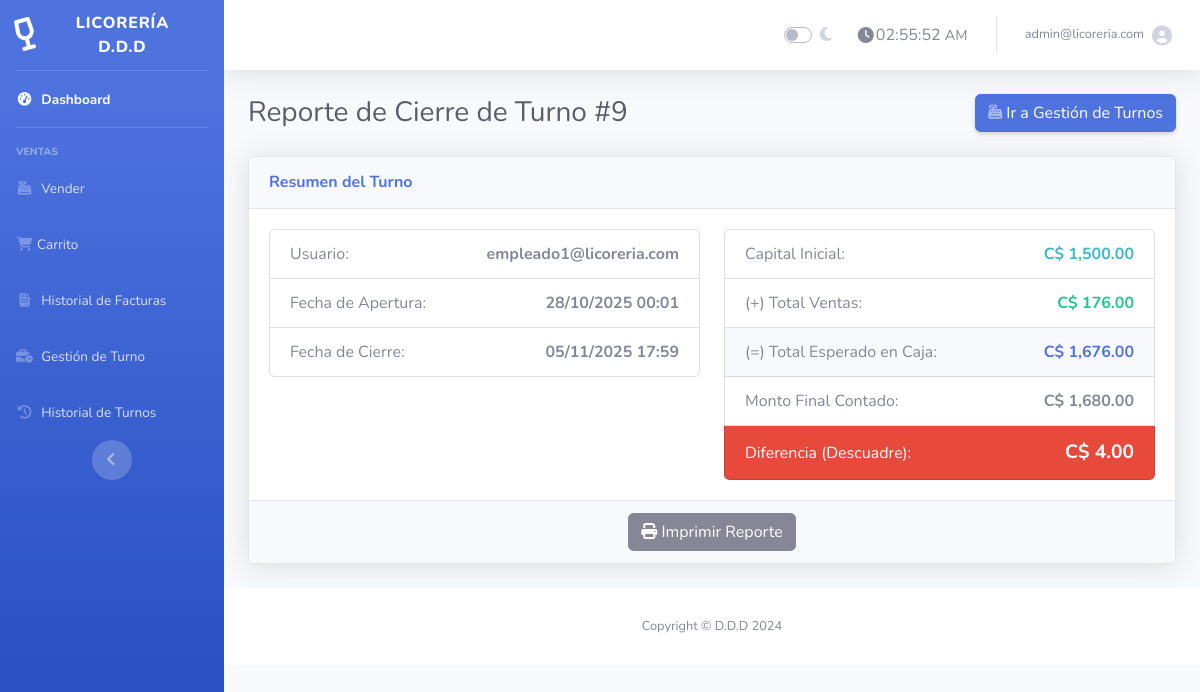
Page /reporte_turno.php?id=9 (signed in) on the committed database.
### tables this page shows
CREATE TABLE `turnos_caja` (
  `id` int(11) NOT NULL AUTO_INCREMENT,
  `usuario_id` int(11) NOT NULL,
  `capital_inicial` decimal(10,2) NOT NULL,
  `total_ventas_calculado` decimal(10,2) DEFAULT NULL,
  `monto_final_real` decimal(10,2) DEFAULT NULL,
  `diferencia` decimal(10,2) DEFAULT NULL,
  `fecha_apertura` datetime NOT NULL DEFAULT current_timestamp(),
  `fecha_cierre` datetime DEFAULT NULL,
  `estado` enum('abierto','cerrado') NOT NULL DEFAULT 'abierto',
  PRIMARY KEY (`id`),
  KEY `usuario_id` (`usuario_id`),
  CONSTRAINT `turnos_caja_ibfk_1` FOREIGN KEY (`usuario_id`) REFERENCES `usuarios` (`id`) ON DELETE NO ACTION ON UPDATE CASCADE
);

CREATE TABLE `usuarios` (
  `id` int(11) NOT NULL AUTO_INCREMENT,
  `nombre` varchar(100) NOT NULL,
  `email` varchar(100) NOT NULL,
  `password` varchar(255) NOT NULL,
  `rol` enum('admin','empleado') DEFAULT 'empleado',
  `creado_en` timestamp NOT NULL DEFAULT current_timestamp(),
  PRIMARY KEY (`id`),
  UNIQUE KEY `email` (`email`)
);

### reporte_turno.php (the view, shortened to what this page needs)
<?php
require 'conexion.php';
$turno_id = $_GET['id'];
$stmt = $conexion->prepare("
    SELECT t.*, u.email as nombre_usuario
    FROM turnos_caja t
    JOIN usuarios u ON t.usuario_id = u.id
    WHERE t.id = ? AND t.estado = 'cerrado'
");
$stmt->bind_param("i", $turno_id);
$stmt->execute();
$resultado = $stmt->get_result();
$turno = $resultado->fetch_assoc();
$total_esperado = $turno['capital_inicial'] + $turno['total_ventas_calculado'];
include 'empleado_header.php';
?>
<div class="d-sm-flex align-items-center justify-content-between mb-4">
    <h1 class="h3 mb-0 text-gray-800">Reporte de Cierre de Turno #<?php echo $turno_id; ?></h1>
    <a href="gestion_turno.php" class="btn btn-primary shadow-sm"><i class="fas fa-cash-register fa-sm text-white-50"></i> Ir a Gestión de Turnos</a>
</div>
<div class="card shadow mb-4">
    <div class="card-header py-3">
        <h6 class="m-0 font-weight-bold text-primary">Resumen del Turno</h6>
    </div>
    <div class="card-body">
        <div class="row">
            <div class="col-md-6">
                <ul class="list-group">
                    <li class="list-group-item d-flex justify-content-between align-items-center">
                        Usuario:
                        <strong><?php echo htmlspecialchars($turno['nombre_usuario']); ?></strong>
                    </li>
                    <li class="list-group-item d-flex justify-content-between align-items-center">
                        Fecha de Apertura:
                        <strong><?php echo date('d/m/Y H:i', strtotime($turno['fecha_apertura'])); ?></strong>
                    </li>
                    <li class="list-group-item d-flex justify-content-between align-items-center">
                        Fecha de Cierre:
                        <strong><?php echo date('d/m/Y H:i', strtotime($turno['fecha_cierre'])); ?></strong>
                    </li>
                </ul>
            </div>
            <div class="col-md-6">
                <ul class="list-group">
                    <li class="list-group-item d-flex justify-content-between align-items-center">
                        Capital Inicial:
                        <span class="text-info font-weight-bold">C$ <?php echo number_format($turno['capital_inicial'], 2); ?></span>
                    </li>
                    <li class="list-group-item d-flex justify-content-between align-items-center">
                        (+) Total Ventas:
                        <span class="text-success font-weight-bold">C$ <?php echo number_format($turno['total_ventas_calculado'], 2); ?></span>
                    </li>
                    <li class="list-group-item d-flex justify-content-between align-items-center bg-light">
                        (=) Total Esperado en Caja:
                        <strong class="text-primary">C$ <?php echo number_format($total_esperado, 2); ?></strong>
                    </li>
                    <li class="list-group-item d-flex justify-content-between align-items-center">
                        Monto Final Contado:
                        <strong>C$ <?php echo number_format($turno['monto_final_real'], 2); ?></strong>
                    </li>
                    <li class="list-group-item d-flex justify-content-between align-items-center
                        <?php echo $turno['diferencia'] == 0 ? 'bg-success text-white' : 'bg-danger text-white'; ?>">
                        Diferencia (Descuadre):
                        <strong style="font-size: 1.2rem;">C$ <?php echo number_format($turno['diferencia'], 2); ?></strong>
                    </li>
                </ul>
            </div>
        </div>
    </div>
    <div class="card-footer text-center">
        <button onclick="window.print()" class="btn btn-secondary"><i class="fas fa-print"></i> Imprimir Reporte</button>
    </div>
</div>
<?php include 'empleado_footer.php'; ?>

### rows in the picture
turnos_caja: usuario.email "empleado1@licoreria.com", fecha_apertura "28/10/2025 00:01", fecha_cierre "05/11/2025 17:59", capital_inicial "1,500.00", total_ventas_calculado "176.00", total_esperado "1,676.00", monto_final_real "1,680.00", diferencia "4.00"

### other values in the picture
$_SESSION['usuario'] "admin@licoreria.com"
$turno_id "9"
